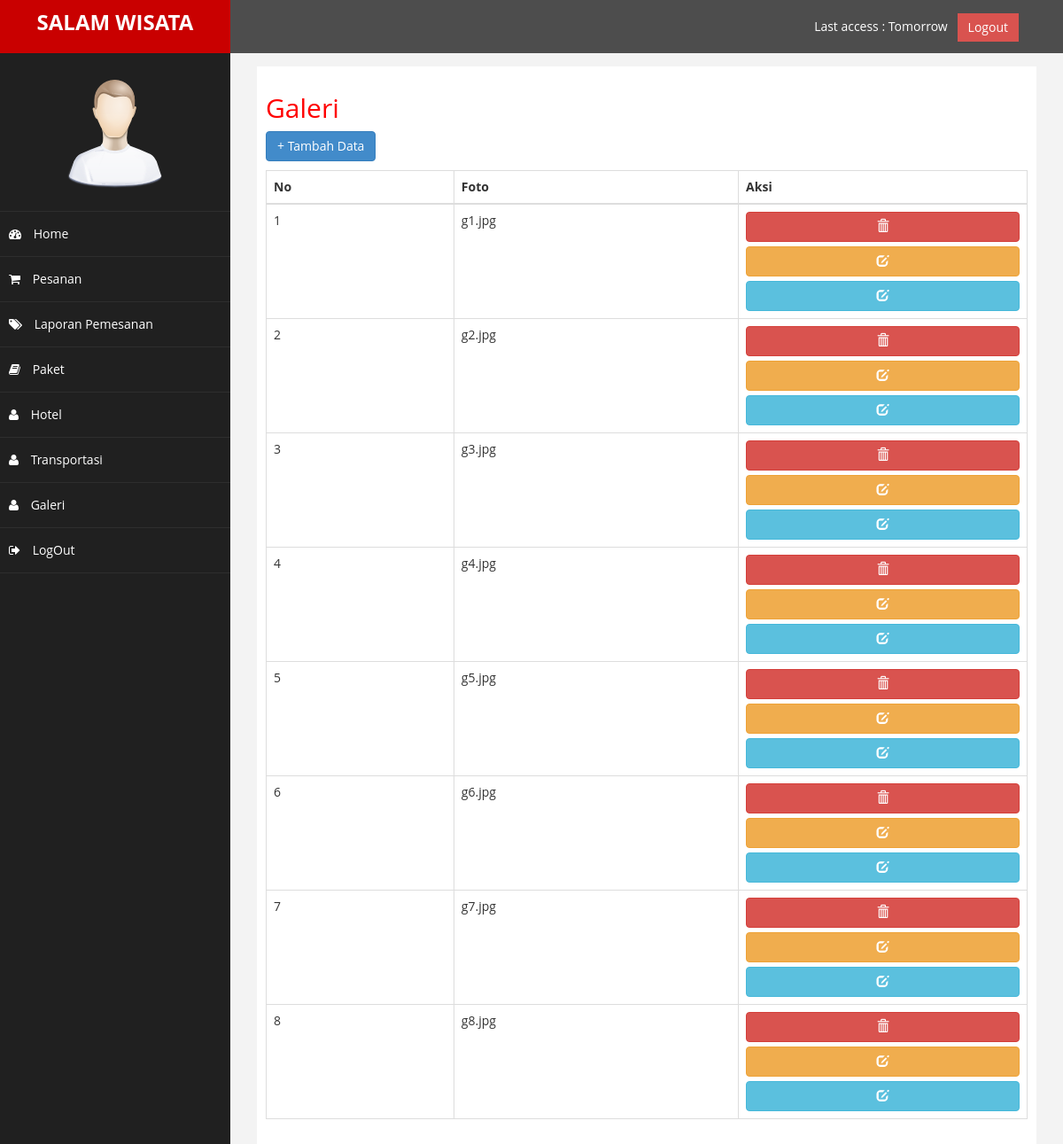
The app's page /admin/index.php?halaman=galeri (signed in) with its own data.
### tables this page shows
CREATE TABLE `galeri` (
  `id_galeri` int(11) NOT NULL,
  `foto_galeri` varchar(200) NOT NULL
);

### admin/galeri.php (the view, shortened to what this page needs)
<!DOCTYPE html>
<html>
<head>
</head>
<body>
	<h2>Galeri</h2>
	<a href="index.php?halaman=tambah_galeri" class="btn btn-primary" style="margin-bottom: 10px">+ Tambah Data</a>
	<table class="table table-bordered">
		<thead>
			<tr>
				<th>No</th>
				<th>Foto</th>
				<th>Aksi</th>
			</tr>
		</thead>
		<tbody>
			<?php $nomor=1; ?>
			<?php $ambil=$koneksi->query("SELECT * FROM galeri"); ?>
			<?php while($pecah=$ambil->fetch_assoc()){ ?>
			<tr>
				<td><?php echo $nomor; ?></td>
				<td><?php echo $pecah["foto_galeri"] ?></td>
				<td class="p-2">
					<a href="index.php?halaman=hapus_galeri&id= <?php echo $pecah['id_galeri']; ?>" class="btn btn-danger ml-2 mr-2  btn-block"><i class="glyphicon glyphicon-trash"></i></a>
					<a href="index.php?halaman=edit_galeri&id= <?php echo $pecah['id_galeri']; ?>" class="btn btn-warning ml-2 mr-2  btn-block"><i class="glyphicon glyphicon-edit"></i></a>
					<a href="index.php?halaman=detail_galeri&id= <?php echo $pecah['id_galeri']; ?>" class="btn btn-info ml-2 mr-2  btn-block"><i class="glyphicon glyphicon-edit"></i></a>
				</td>
			</tr>
			<?php $nomor++; ?>
			<?php } ?>
		</tbody>
	</table>
</body>
</html>

### admin/assets/css/custom.css (style rules this page uses)
body { font-family: 'Open Sans', sans-serif; }
h2 { color: #f00; }

### records on screen
galeri: foto_galeri "g1.jpg"
galeri: foto_galeri "g2.jpg"
galeri: foto_galeri "g3.jpg"
galeri: foto_galeri "g4.jpg"
galeri: foto_galeri "g5.jpg"
galeri: foto_galeri "g6.jpg"
galeri: foto_galeri "g7.jpg"
galeri: foto_galeri "g8.jpg"
